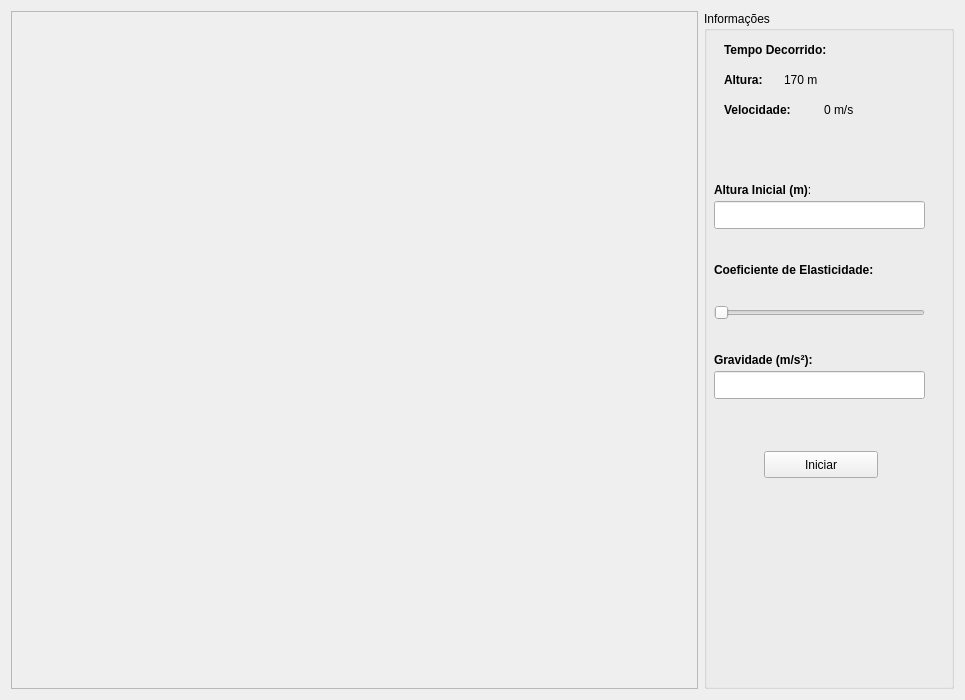
<?xml version="1.0" encoding="UTF-8"?>
<ui version="4.0">
 <class>QuedaClass</class>
 <widget class="QWidget" name="QuedaClass">
  <property name="geometry">
   <rect>
    <x>0</x>
    <y>0</y>
    <width>965</width>
    <height>700</height>
   </rect>
  </property>
  <property name="windowTitle">
   <string>Queda</string>
  </property>
  <layout class="QGridLayout" name="gridLayout">
   <item row="0" column="0">
    <widget class="QScrollArea" name="sclGL">
     <property name="widgetResizable">
      <bool>true</bool>
     </property>
     <widget class="QWidget" name="scrollAreaWidgetContents">
      <property name="geometry">
       <rect>
        <x>0</x>
        <y>0</y>
        <width>697</width>
        <height>686</height>
       </rect>
      </property>
      <zorder>groupBox</zorder>
      <zorder>groupBox</zorder>
     </widget>
    </widget>
   </item>
   <item row="0" column="1">
    <widget class="QGroupBox" name="groupBox">
     <property name="minimumSize">
      <size>
       <width>250</width>
       <height>0</height>
      </size>
     </property>
     <property name="title">
      <string>Informações</string>
     </property>
     <widget class="QLabel" name="label_2">
      <property name="geometry">
       <rect>
        <x>20</x>
        <y>60</y>
        <width>51</width>
        <height>18</height>
       </rect>
      </property>
      <property name="text">
       <string>&lt;b&gt;Altura:&lt;/b&gt;</string>
      </property>
     </widget>
     <widget class="QLabel" name="lblAltura">
      <property name="geometry">
       <rect>
        <x>80</x>
        <y>60</y>
        <width>64</width>
        <height>18</height>
       </rect>
      </property>
      <property name="text">
       <string>170 m</string>
      </property>
     </widget>
     <widget class="QLabel" name="label_3">
      <property name="geometry">
       <rect>
        <x>20</x>
        <y>90</y>
        <width>101</width>
        <height>18</height>
       </rect>
      </property>
      <property name="text">
       <string>&lt;b&gt;Velocidade:&lt;/b&gt;</string>
      </property>
     </widget>
     <widget class="QLabel" name="lblVelocidade">
      <property name="geometry">
       <rect>
        <x>120</x>
        <y>90</y>
        <width>64</width>
        <height>18</height>
       </rect>
      </property>
      <property name="text">
       <string>0 m/s</string>
      </property>
     </widget>
     <widget class="QLabel" name="label">
      <property name="geometry">
       <rect>
        <x>20</x>
        <y>30</y>
        <width>141</width>
        <height>18</height>
       </rect>
      </property>
      <property name="text">
       <string>&lt;b&gt;Tempo Decorrido:&lt;/b&gt;</string>
      </property>
     </widget>
     <widget class="QLabel" name="lblTempo">
      <property name="geometry">
       <rect>
        <x>170</x>
        <y>30</y>
        <width>64</width>
        <height>18</height>
       </rect>
      </property>
      <property name="text">
       <string/>
      </property>
     </widget>
     <widget class="QLabel" name="label_4">
      <property name="geometry">
       <rect>
        <x>10</x>
        <y>170</y>
        <width>221</width>
        <height>18</height>
       </rect>
      </property>
      <property name="text">
       <string>&lt;!DOCTYPE HTML PUBLIC &quot;-//W3C//DTD HTML 4.0//EN&quot; &quot;http://www.w3.org/TR/REC-html40/strict.dtd&quot;&gt;
&lt;html&gt;&lt;head&gt;&lt;meta name=&quot;qrichtext&quot; content=&quot;1&quot; /&gt;&lt;style type=&quot;text/css&quot;&gt;
p, li { white-space: pre-wrap; }
&lt;/style&gt;&lt;/head&gt;&lt;body style=&quot; font-family:'DejaVu Sans'; font-size:9pt; font-weight:400; font-style:normal;&quot;&gt;
&lt;p style=&quot; margin-top:0px; margin-bottom:0px; margin-left:0px; margin-right:0px; -qt-block-indent:0; text-indent:0px;&quot;&gt;&lt;span style=&quot; font-weight:600;&quot;&gt;Altura Inicial (m)&lt;/span&gt;:&lt;/p&gt;&lt;/body&gt;&lt;/html&gt;</string>
      </property>
     </widget>
     <widget class="QLineEdit" name="edtAltura">
      <property name="geometry">
       <rect>
        <x>10</x>
        <y>190</y>
        <width>211</width>
        <height>28</height>
       </rect>
      </property>
     </widget>
     <widget class="QLabel" name="label_5">
      <property name="geometry">
       <rect>
        <x>10</x>
        <y>250</y>
        <width>221</width>
        <height>18</height>
       </rect>
      </property>
      <property name="text">
       <string>&lt;!DOCTYPE HTML PUBLIC &quot;-//W3C//DTD HTML 4.0//EN&quot; &quot;http://www.w3.org/TR/REC-html40/strict.dtd&quot;&gt;
&lt;html&gt;&lt;head&gt;&lt;meta name=&quot;qrichtext&quot; content=&quot;1&quot; /&gt;&lt;style type=&quot;text/css&quot;&gt;
p, li { white-space: pre-wrap; }
&lt;/style&gt;&lt;/head&gt;&lt;body style=&quot; font-family:'DejaVu Sans'; font-size:9pt; font-weight:400; font-style:normal;&quot;&gt;
&lt;p style=&quot; margin-top:0px; margin-bottom:0px; margin-left:0px; margin-right:0px; -qt-block-indent:0; text-indent:0px;&quot;&gt;&lt;span style=&quot; font-weight:600;&quot;&gt;Coeficiente de Elasticidade:&lt;/span&gt;&lt;/p&gt;&lt;/body&gt;&lt;/html&gt;</string>
      </property>
     </widget>
     <widget class="QSlider" name="slrCoeficiente">
      <property name="geometry">
       <rect>
        <x>10</x>
        <y>290</y>
        <width>211</width>
        <height>23</height>
       </rect>
      </property>
      <property name="maximum">
       <number>100</number>
      </property>
      <property name="orientation">
       <enum>Qt::Horizontal</enum>
      </property>
     </widget>
     <widget class="QLabel" name="label_6">
      <property name="geometry">
       <rect>
        <x>10</x>
        <y>340</y>
        <width>221</width>
        <height>18</height>
       </rect>
      </property>
      <property name="text">
       <string>&lt;!DOCTYPE HTML PUBLIC &quot;-//W3C//DTD HTML 4.0//EN&quot; &quot;http://www.w3.org/TR/REC-html40/strict.dtd&quot;&gt;
&lt;html&gt;&lt;head&gt;&lt;meta name=&quot;qrichtext&quot; content=&quot;1&quot; /&gt;&lt;style type=&quot;text/css&quot;&gt;
p, li { white-space: pre-wrap; }
&lt;/style&gt;&lt;/head&gt;&lt;body style=&quot; font-family:'DejaVu Sans'; font-size:9pt; font-weight:400; font-style:normal;&quot;&gt;
&lt;p style=&quot; margin-top:0px; margin-bottom:0px; margin-left:0px; margin-right:0px; -qt-block-indent:0; text-indent:0px;&quot;&gt;&lt;span style=&quot; font-weight:600;&quot;&gt;Gravidade (m/s²):&lt;/span&gt;&lt;/p&gt;&lt;/body&gt;&lt;/html&gt;</string>
      </property>
     </widget>
     <widget class="QLineEdit" name="edtGravidade">
      <property name="geometry">
       <rect>
        <x>10</x>
        <y>360</y>
        <width>211</width>
        <height>28</height>
       </rect>
      </property>
     </widget>
     <widget class="QPushButton" name="btnIniciar">
      <property name="geometry">
       <rect>
        <x>60</x>
        <y>440</y>
        <width>114</width>
        <height>27</height>
       </rect>
      </property>
      <property name="text">
       <string>Iniciar</string>
      </property>
     </widget>
    </widget>
   </item>
  </layout>
 </widget>
 <layoutdefault spacing="6" margin="11"/>
 <resources/>
 <connections/>
</ui>
